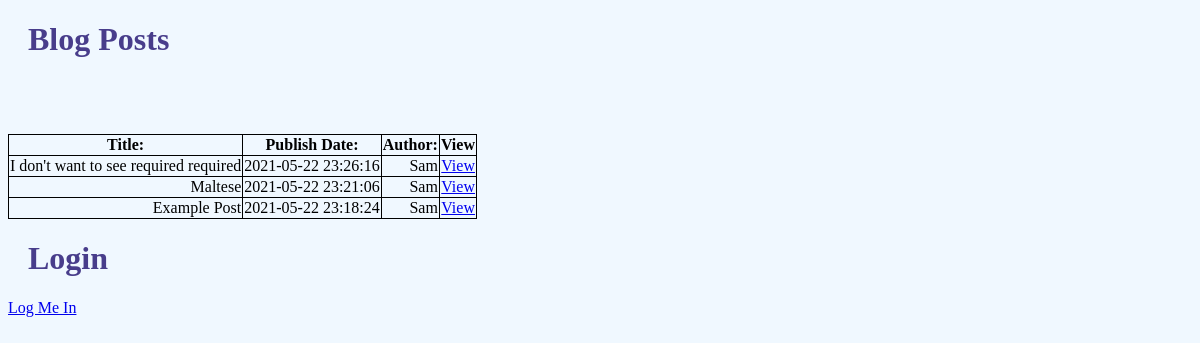
Before: / with the older database file.
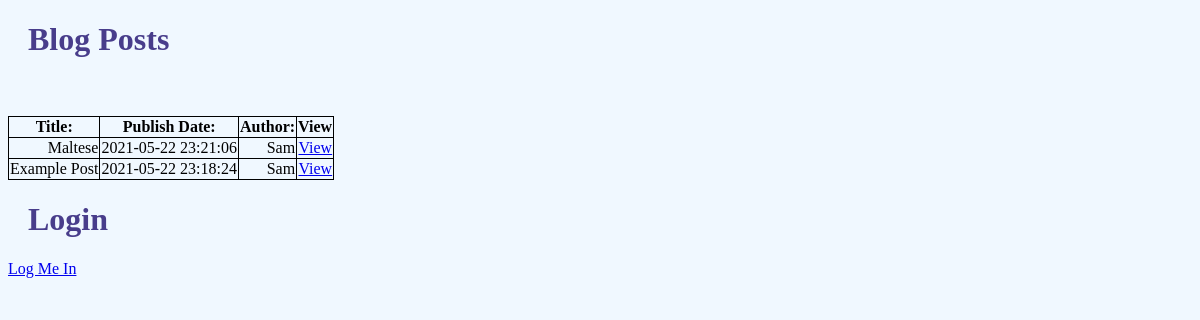
After: the same page with the newer database file.
### tables this page shows
CREATE TABLE posts (
  post_id INTEGER PRIMARY KEY AUTOINCREMENT,
  title TEXT NOT NULL,
  pub_date TIMESTAMP NOT NULL DEFAULT CURRENT_TIMESTAMP,
  content TEXT NOT NULL,
  published INT DEFAULT 1
);

CREATE TABLE authors (
  author_id INTEGER PRIMARY KEY AUTOINCREMENT,
  author_name TEXT NOT NULL
);

### app.py (the view)
@app.route('/')
def index():
    db = get_db()
    blog_posts = g.db.execute("SELECT posts.title, posts.pub_date, posts.content, authors.author_name, posts.post_id FROM created "
                               "INNER JOIN posts on created.post_id == posts.post_id "
                               "INNER JOIN authors on created.author_id == authors.author_id "
                              "WHERE published == 1 "
                              "ORDER BY posts.pub_date DESC").fetchall()
    return render_template('index.html', blogs=blog_posts)

### app.py (called while the page is built)
def get_db():
    if "db" not in g:
        g.db = sqlite3.connect(DATABASE)
        g.db.row_factory = sqlite3.Row
    return g.db

### templates/index.html (shortened to what this page needs)
<!DOCTYPE html>
<html lang="en">
<head>
    <link rel="stylesheet" href="static/styles.css">
</head>
<body>
<h1>Blog Posts</h1>
<table>
<tr>
    <th>Title:</th>
    <th>Publish Date:</th>
    <th>Author:</th>
    <th>View</th>
</tr>
{% for posts in blogs %}
<tr>
    <td>{{posts[0]}}</td>
    <td>{{posts[1]}}</td>
    <td>{{posts[3]}}</td>
    <td><a href="/{{posts[4]}}">View</a></td>
</tr>
{% endfor %}
</table>
<h1>Login</h1>
<a href="/login">Log Me In</a>
</body>
</html>

Changed rows visible on the page:
no longer on this page (row edited): posts: title "I don't want to see required required", pub_date "2021-05-22 23:26:16", author_name "Sam"
